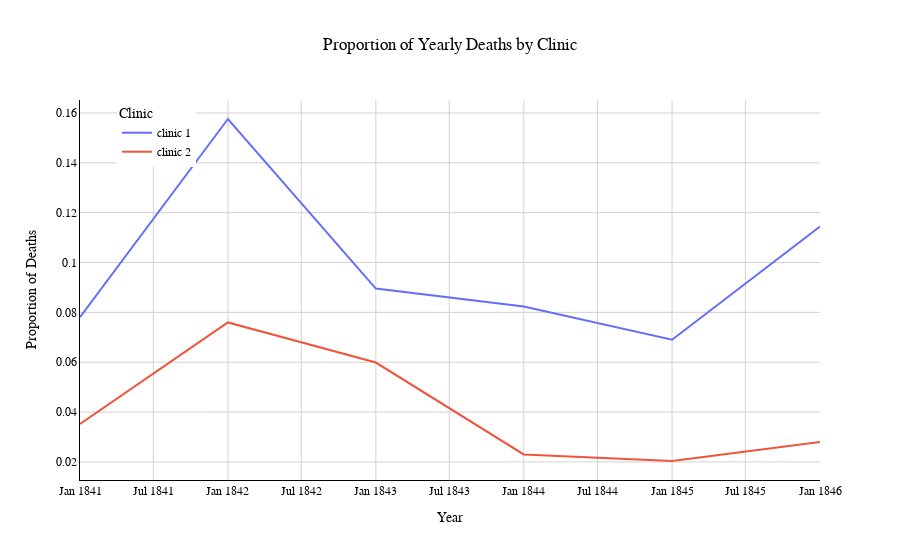

Notebook source saved alongside this figure:
### Markdown cell above
## Plotting the Proportion of Yearly Deaths by Clinic

### Code cell
line = px.line(df_yearly,
               x="year",
               y="pct_deaths",
               color="clinic",
               title="Proportion of Yearly Deaths Percentage by Clinic")

line.update_layout(
    plot_bgcolor='white',
    paper_bgcolor='white',
    title={
        'text': "Proportion of Yearly Deaths by Clinic",
        'x': 0.5,
        'xanchor': 'center'
    },
    xaxis=dict(
        title='Year',
        linecolor='black',
        showgrid=True,
        gridcolor='lightgrey'
    ),
    yaxis=dict(
        title='Proportion of Deaths',
        linecolor='black',
        showgrid=True,
        gridcolor='lightgrey'
    ),
    legend=dict(
        title='Clinic',
        x=0.05,
        y=1.0
    ),
    font=dict(
        family="Arial",
        size=12,
        color="black"
    )
)

line.show()

### Figure 1 — Plotly figure (JSON) as saved in the notebook; plotly's stock layout.template omitted (floating-point values rounded to 4 significant figures)
{"data": [{"hovertemplate": "clinic=clinic 1<br>year=%{x}<br>pct_deaths=%{y}<extra></extra>", "legendgroup": "clinic 1", "line": {"color": "#636efa", "dash": "solid"}, "marker": {"symbol": "circle"}, "mode": "lines", "name": "clinic 1", "orientation": "v", "showlegend": true, "type": "scatter", "x": ["1841-01-01T00:00:00", "1842-01-01T00:00:00", "1843-01-01T00:00:00", "1844-01-01T00:00:00", "1845-01-01T00:00:00", "1846-01-01T00:00:00"], "xaxis": "x", "y": [0.07806, 0.1576, 0.08954, 0.08236, 0.06901, 0.1145], "yaxis": "y"}, {"hovertemplate": "clinic=clinic 2<br>year=%{x}<br>pct_deaths=%{y}<extra></extra>", "legendgroup": "clinic 2", "line": {"color": "#EF553B", "dash": "solid"}, "marker": {"symbol": "circle"}, "mode": "lines", "name": "clinic 2", "orientation": "v", "showlegend": true, "type": "scatter", "x": ["1841-01-01T00:00:00", "1842-01-01T00:00:00", "1843-01-01T00:00:00", "1844-01-01T00:00:00", "1845-01-01T00:00:00", "1846-01-01T00:00:00"], "xaxis": "x", "y": [0.03522, 0.07597, 0.05988, 0.023, 0.02036, 0.02797], "yaxis": "y"}], "layout": {"font": {"color": "black", "family": "Arial", "size": 12}, "legend": {"title": {"text": "Clinic"}, "tracegroupgap": 0, "x": 0.05, "y": 1}, "paper_bgcolor": "white", "plot_bgcolor": "white", "title": {"text": "Proportion of Yearly Deaths by Clinic", "x": 0.5, "xanchor": "center"}, "xaxis": {"anchor": "y", "domain": [0, 1], "gridcolor": "lightgrey", "linecolor": "black", "showgrid": true, "title": {"text": "Year"}}, "yaxis": {"anchor": "x", "domain": [0, 1], "gridcolor": "lightgrey", "linecolor": "black", "showgrid": true, "title": {"text": "Proportion of Deaths"}}}}
